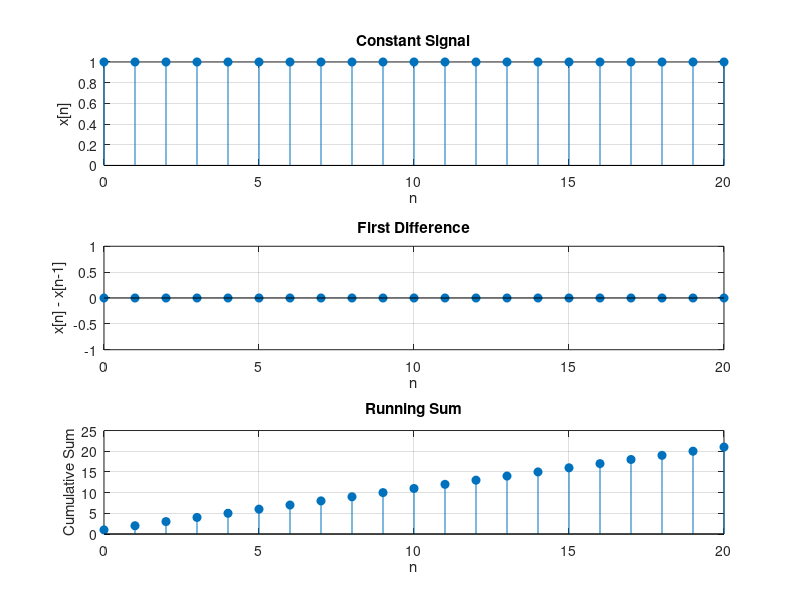
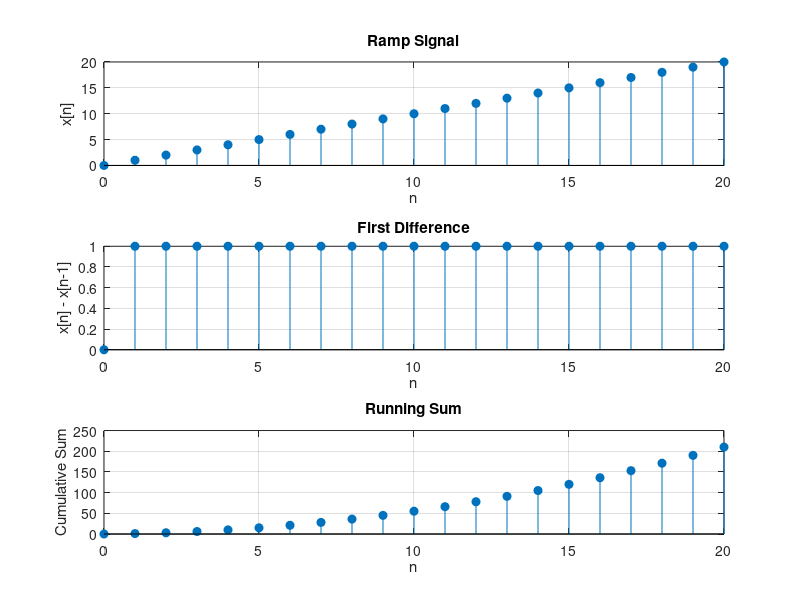
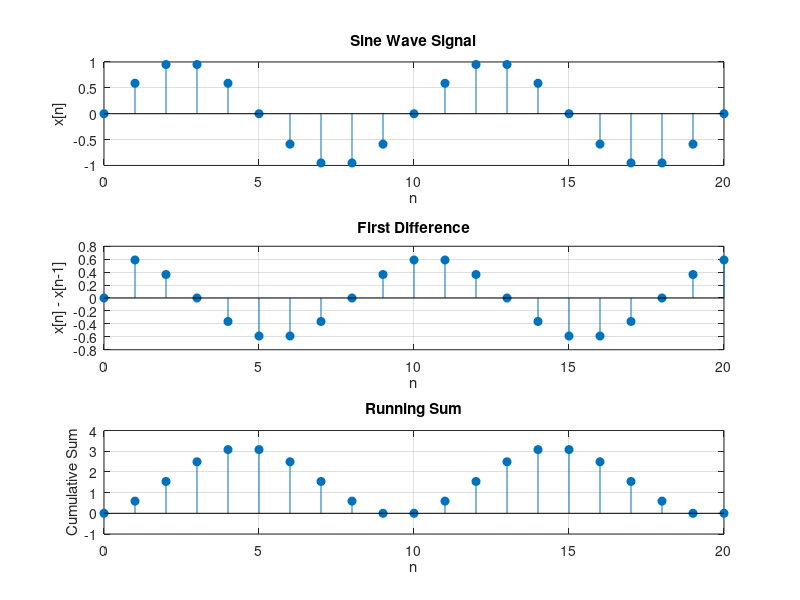
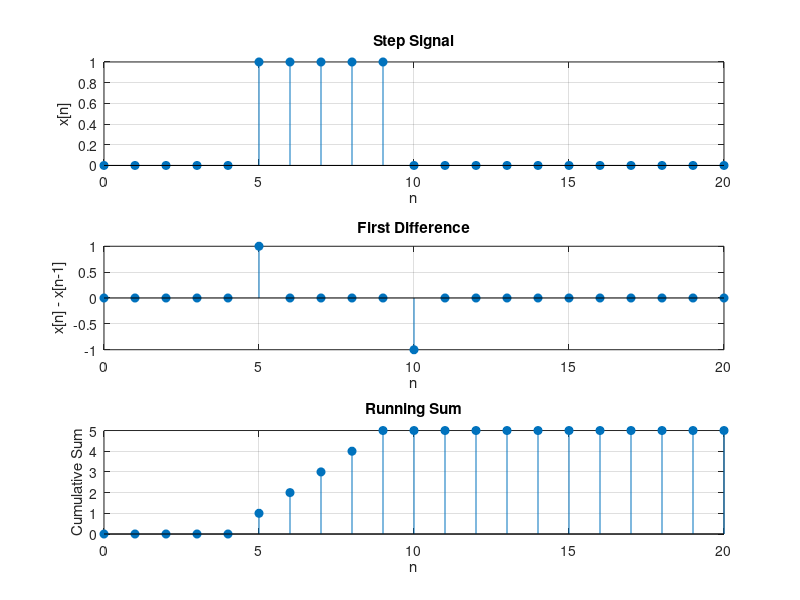

MATLAB code to generate these figures, in order:
% MATLAB Script: First Difference and Running Sum with Various Signals

% Time index
n = 0:20;

% Define various signals
x1 = ones(size(n));                      % Constant signal
x2 = n;                                  % Ramp signal
x3 = sin(2*pi*0.1*n);                    % Sine wave
x4 = [zeros(1,5), ones(1,5), zeros(1,11)]; % Step signal
x5 = [zeros(1,10), 1, zeros(1,10)];      % Impulse signal

% Store signals in a cell array for iteration
signals = {x1, x2, x3, x4, x5};
signal_names = {'Constant', 'Ramp', 'Sine Wave', 'Step', 'Impulse'};

% Loop through each signal
for i = 1:length(signals)
    x = signals{i};
    
    % Compute first difference
    first_diff = [0, diff(x)];
    
    % Compute running sum
    running_sum = cumsum(x);
    
    % Plotting
    figure;
    subplot(3,1,1);
    stem(n, x, 'filled');
    title([signal_names{i} ' Signal']);
    xlabel('n');
    ylabel('x[n]');
    grid on;
    
    subplot(3,1,2);
    stem(n, first_diff, 'filled');
    title('First Difference');
    xlabel('n');
    ylabel('x[n] - x[n-1]');
    grid on;
    
    subplot(3,1,3);
    stem(n, running_sum, 'filled');
    title('Running Sum');
    xlabel('n');
    ylabel('Cumulative Sum');
    grid on;
end

% Constant Signal:
% 
% First Difference: Zero everywhere, since there's no change between samples.
% 
% Running Sum: Linearly increasing, as the constant value accumulates over time.
% 
% Ramp Signal:
% 
% First Difference: Constant value, representing the consistent increase between samples.
% 
% Running Sum: Quadratic growth, as each term adds a larger value than the previous.
% 
% Sine Wave:
% 
% First Difference: Another sine wave, phase-shifted, highlighting the rate of change.
% 
% Running Sum: A waveform that integrates the sine wave, resulting in a cosine-like shape.
% 
% Step Signal:
% 
% First Difference: Impulse at the point of transition, indicating a sudden change.
% 
% Running Sum: Remains at zero until the step, then increases linearly.
% 
% Impulse Signal:
% 
% First Difference: Impulse at the point of occurrence and negative impulse immediately after.
% 
% Running Sum: Zero until the impulse, then maintains the impulse value.
% 

